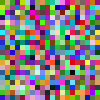
Frame 1 (no input)
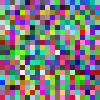
Frame 60 (the mouse pressed at the canvas centre just before this capture)
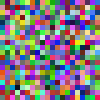
Frame 120 (the mouse held since frame 60 and released just before this capture)

The Processing sketch that drew these frames (run headless with seeded random() and noise(); from frame 60 on, the mouse is pressed at the canvas centre):

// Processing sketch: random
// ── random.pde
class Cell
{
    int x;
    int y;
    int r;
    int g;
    int b;

    Cell(int x, int y)
    {
        this.x = x;
        this.y = y;
        if (monochrome) {
            int c = (int) random(brightness, 256);
            this.r = c;
            this.g = c;
            this.b = c;
        } else {
            this.r = (int) random(brightness, 256);
            this.g = (int) random(brightness, 256);
            this.b = (int) random(brightness, 256);
        }
    }
}

int cellSize = 5;
boolean paused = false;
boolean monochrome = false;
ArrayList<Cell> cells;
int prevWidth;
int prevHeight;
int brightness = 0;

void setup()
{
    surface.setResizable(true);
    surface.setTitle("[Пробел] пауза    [M] вкл./откл. ч/б режим    [W][S] ув./ум. размер клетки    [A][D] ум./ув. яркость");

    prevWidth = width;
    prevHeight = height;

    cells = new ArrayList<Cell>();
    int cellsWidth = floor(width / cellSize);
    int cellsHeight = floor(height / cellSize);
    for (int j = 0; j < cellsHeight; j++) {
        for (int i = 0; i < cellsWidth; i++) {
            cells.add(new Cell(i, j));
        }
    }
}

// TODO: Toggle monochrome mode
// TODO: Increase/decrease cell size (do not forget to setup() after)
// TODO: Increase/decrease brightness of colors (do not forget to setup() after)
void draw()
{
    if (prevWidth != width || prevHeight != height) {
        prevWidth = width;
        prevHeight = height;
        setup();
    }
    if (!paused) {
        setup();
    }
    for (int i = 0; i < cells.size(); i++) {
        noStroke();
        Cell cell = cells.get(i);
        fill(cell.r, cell.g, cell.b);
        rect(cell.x * cellSize, cell.y * cellSize, cellSize, cellSize);
    }
}

void keyPressed()
{
    if (key == ' ') {
        if (paused) {
            paused = false;
        } else {
            paused = true;
        }
    }
    if (key == 'w' || key == 'ц' || key == 'W' || key == 'Ц') {
        if (cellSize < width && cellSize < height) {
            cellSize++;
            setup();
        }
    }
    if (key == 's' || key == 'ы' || key == 'S' || key == 'Ы') {
        if (cellSize > 1) {
            cellSize--;
            setup();
        }
    }
    if (key == 'm' || key == 'ь' || key == 'M' || key == 'Ь') {
        if (monochrome) {
            monochrome = false;
        } else {
            monochrome = true;
        }
    }
    if (key == 'a' || key == 'ф' || key == 'A' || key == 'Ф') {
        if (brightness > 0) {
            brightness--;
            setup();
        }
    }
    if (key == 'd' || key == 'в' || key == 'D' || key == 'В') {
        if (brightness < 256) {
            brightness++;
            setup();
        }
    }
}
